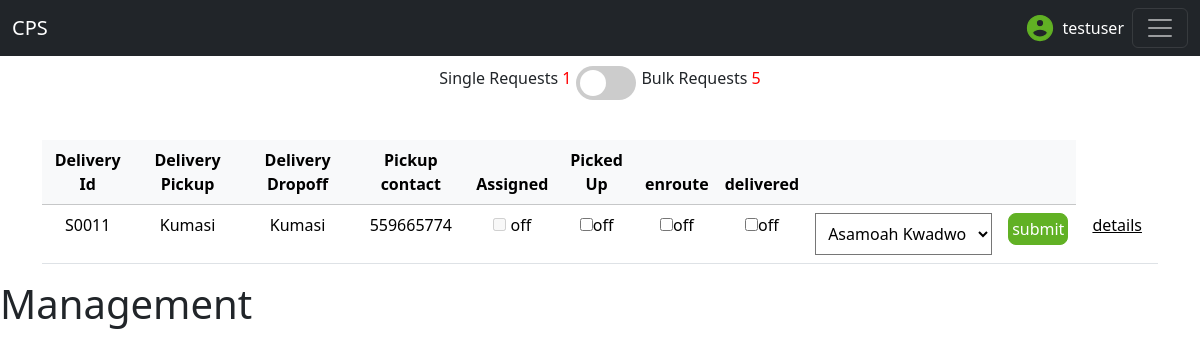
Before: /requestmanagement/ (signed in) with the older database file.
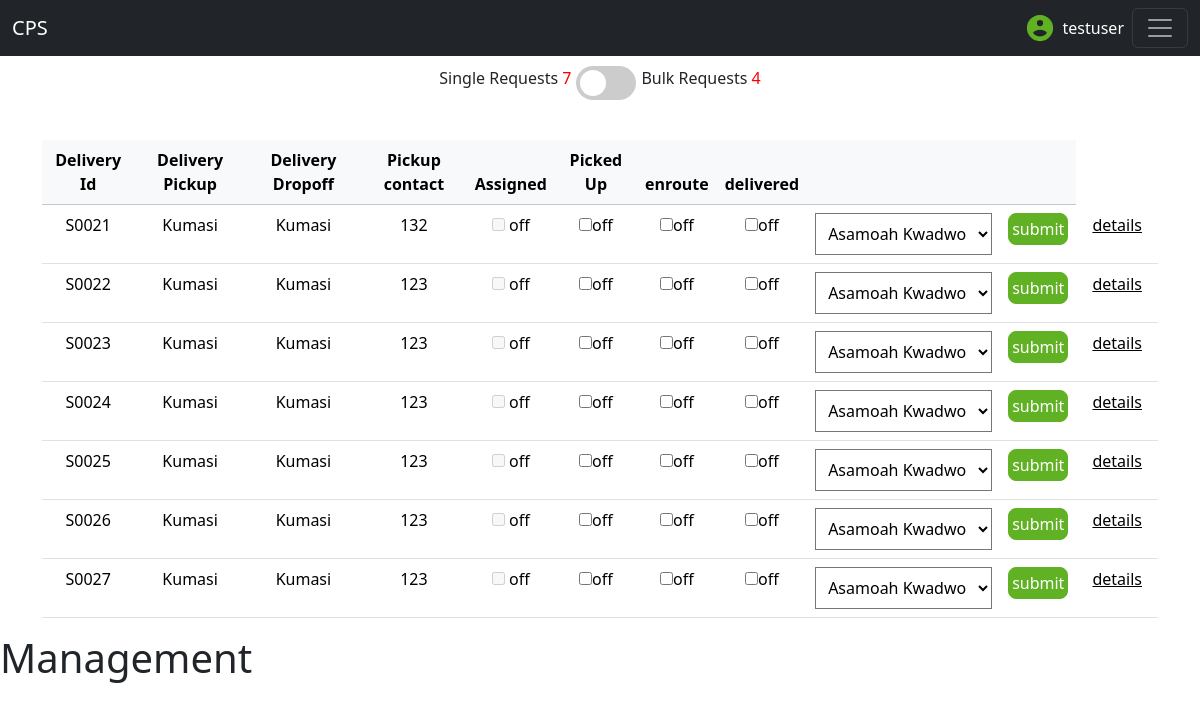
After: the same page with the newer database file.
### delivery/models.py (models this page shows)
class DeliveryRequest(models.Model):
    class DeliveryLocations(models.TextChoices):
        KUMASI = 'Kumasi', 'Kumasi'
        CAPE_COAST = 'Cape Coast', 'Cape Coast'
        TAKORADI = 'Takoradi', 'Takoradi'
        KOFORIDUA = 'Koforidua', 'Koforidua'
        HO = 'Ho', 'Ho'
        SUNYANI = 'Sunyani', 'Sunyani'
        TARKWA = 'Tarkwa', 'Tarkwa'
        OBUASI = 'Obuasi', 'Obuasi'
        AKOSOMBO = 'Akosombo', 'Akosombo'
        TECHIMAN = 'Techiman', 'Techiman'
        NSAWAM = 'Nsawam', 'Nsawam'
        NKWAKAW = 'Nkwakaw', 'Nkwakaw'
        WINNEBA = 'Winneba', 'Winneba'
        MANKESSIM = 'Mankessim', 'Mankessim'
        SUHUM = 'Suhum', 'Suhum'
        KONONGO = 'Konongo', 'Konongo'
    class PickupLocations(models.TextChoices):
        KUMASI = 'Kumasi', 'Kumasi'
    user = models.ForeignKey(User,on_delete=models.CASCADE,null=True,blank=True)
    unique_id = models.UUIDField(default=uuid.uuid4,editable=False,unique=True)
    orderQuantity = models.PositiveIntegerField()
    product = models.CharField(max_length=255,null=True,blank=True)
    pickupNumber = models.PositiveIntegerField()
    deliveryPoint = models.CharField(max_length=10,choices=DeliveryLocations.choices,default=DeliveryLocations.KUMASI)
    dropoffLocation = models.CharField(max_length=255,null=True)
    dropoffNumber = models.PositiveIntegerField()
    dropoffName = models.CharField(max_length=255,null=True)
    pickupPoint = models.CharField(max_length=10, choices=PickupLocations.choices,default=PickupLocations.KUMASI)
    pickupLocation = models.CharField(max_length=255,null=True)
    additionalInfo = models.TextField(blank=True,null=True)
    delivered = models.BooleanField(default=False)
    assigned = models.BooleanField(default=False)
    enroute = models.BooleanField(default=False)
    pickedUp = models.BooleanField(default=False)
    rider = models.ForeignKey(Rider,on_delete=models.SET_DEFAULT,related_name='assignments',default=None,null=True,blank=True)
    restaurantOrder = models.OneToOneField(RestaurantOrder,default=None,null=True,blank=True,on_delete=models.CASCADE)
    @property
    def id_curator(self):
        id_value = str(self.id)
        start = ''
        if len(id_value) < 4:
            for i in range(4-len(id_value)):
                start += '0'
            return 'S'+str(start+id_value)
        else:
            return 'S'+str(id_value)

class Rider(models.Model):
    unique_id = models.UUIDField(default=uuid.uuid4,editable=False,unique=True)
    name = models.CharField(max_length=255)
    phone = models.PositiveIntegerField()
    assigned = models.BooleanField(default=False)
    user = models.OneToOneField(User,on_delete=models.CASCADE,default=None,null=True)
    def __str__(self):
        return f'{self.name}'

### adminConsole/views.py (the view, shortened to what this page needs)
# urls.py: path('requestmanagement/',requestManagementConsole,name='requestManagement'),
@login_required(login_url='/login/')
def requestManagementConsole(request):
    DeliveryRequests = DeliveryRequest.objects.filter(delivered=False)
    BulkDeliveryRequests = BulkDeliveryRequest.objects.filter(delivered=False)
    riders = Rider.objects.all()
    print(DeliveryRequests)
    context ={
        'DeliveryRequests':DeliveryRequests,
        'BulkDeliveryRequests':BulkDeliveryRequests,
        'riders':riders,
    }
    return render(request,'html/requestsManagementConsole.html',context)

### adminConsole/templatetags/adminConsole_extras.py (called while the page is built)
@register.filter
def split(arg1,arg2):
    return arg1[0:arg2]

### delivery/models.py (called while the page is built)
    @property
    def id_curator(self):
        id_value = str(self.id)
        start = ''
        if len(id_value) < 4:
            for i in range(4-len(id_value)):
                start += '0'
            return 'B'+str(start+id_value)
        else:
            return 'B'+str(id_value)

### adminConsole/templates/html/requestsManagementConsole.html (shortened to what this page needs)
{% load static %}
{% load adminConsole_extras %}
<!DOCTYPE html>
<html lang="en">
<head>
    <link href="https://cdn.jsdelivr.net/npm/bootstrap@5.3.3/dist/css/bootstrap.min.css" rel="stylesheet"
>
</head>
<body>
            <nav class="navbar navbar-dark bg-dark">
                <div class="container-fluid">
                    <a class="navbar-brand" href="#">CPS</a>
                    <div style="display: flex; align-items: center; gap: 8px;">
                        <span style="color:white;">{{request.user}}</span>
                        <button class="navbar-toggler" type="button" data-bs-toggle="offcanvas"
                            data-bs-target="#offcanvasDarkNavbar" aria-controls="offcanvasDarkNavbar"
                            aria-label="Toggle navigation">
                            <span class="navbar-toggler-icon"></span>
                        </button>
                    </div>
                </div>
            </nav>
        <div class="container" style="display: flex; justify-content: center;">
            <div style="display: flex; justify-content: center; padding: 10px;">
                <span style="padding-right: 5px;">Single Requests <span style="color: red;">{{DeliveryRequests.count}}</span></span>
                <label class="switch">
                    <span class="slider round"></span>
                </label>
                <span style="padding-left: 5px;">Bulk Requests <span style="color: red;">{{BulkDeliveryRequests.count}}</span></span>
            </div>
        </div>
    <div class="table-responsive container" style="margin-top: 30px;" id="single">
        <table class="table" >
            <thead class="table-light" style="text-align: center;">
                <th>Delivery Id</th>
                <th>Delivery Pickup</th>
                <th>Delivery Dropoff</th>
                <th>Pickup contact</th>
                <th>Assigned</th>
                <th>Picked Up</th>
                <th>enroute</th>
                <th>delivered</th>
                <th></th>
                <th></th>
            </thead>
            <tbody class="table" style="text-align: center;">
                {% for data in DeliveryRequests %}
                <form action="" method="POST">
                <tr>
                     <td>{{data.id_curator}}</td>
                    <td>{{data.pickupPoint}}</td>
                    <td>{{data.deliveryPoint}}</td>
                    <td>{{data.pickupNumber}}</td>
                    <td>
                        {% if data.assigned == False %}
                            <input type="checkbox" name="assigned" disabled> off
                        {% else %}
                            <input type="checkbox" name="assigned" checked disabled style="background-color: blue;">on
                        {% endif %}
                    </td>
                    <td>
                        {% if data.pickedUp == False %}
                        <input type="checkbox" name="pickedUp" >off
                    {% else %}
                        <input type="checkbox" name="pickedUp" checked>on
                    {% endif %}
                    </td>
                    <td>
                        {% if data.enroute == False %}
                        <input type="checkbox" name="enroute" >off
                    {% else %}
                        <input type="checkbox" name="enroute" checked>on
                    {% endif %}
                    </td>
                    <td>
                        {% if data.delivered == False %}
                        <input type="checkbox" name="delivered" >off
                    {% else %}
                        <input type="checkbox" name="delivered" checked>on
                    {% endif %}
                    </td>
                    <td>
                        {% if data.rider %}
                        {{data.rider}}
                        {% else %}
                            {% for rider in riders %}
                                                <select name="rider" id="">
                                                    <option value="{{rider.unique_id}}">{{rider}}</option>
                                                </select>
                            {% endfor %}
                        {% endif %}
                    </td>
                    <td><input  type="submit" style="background-color:#61b124; padding: 3px; border: 1px solid #61b124;
                    border-radius: 0.5rem; color: white; " name="updateSingleOrder" value="submit" ></td>
                    <td><a href="{% url 'managementUpdate' data.unique_id %}">details</a></td>
                </form>
                {% endfor %}
            </tbody>
          </table>
    </div>
</body>
<h1>Management</h1>
</html>

Changed rows visible on the page:
removed DeliveryRequest: id_curator "S0011", pickupPoint "Kumasi", deliveryPoint "Kumasi", pickupNumber "559665774", Rider (rider "Asamoah Kwadwo")
added DeliveryRequest: id_curator "S0021", pickupPoint "Kumasi", deliveryPoint "Kumasi", pickupNumber "132", Rider (rider "Asamoah Kwadwo")
added DeliveryRequest: id_curator "S0022", pickupPoint "Kumasi", deliveryPoint "Kumasi", pickupNumber "123", Rider (rider "Asamoah Kwadwo")
added DeliveryRequest: id_curator "S0023", pickupPoint "Kumasi", deliveryPoint "Kumasi", pickupNumber "123", Rider (rider "Asamoah Kwadwo")
added DeliveryRequest: id_curator "S0024", pickupPoint "Kumasi", deliveryPoint "Kumasi", pickupNumber "123", Rider (rider "Asamoah Kwadwo")
added DeliveryRequest: id_curator "S0025", pickupPoint "Kumasi", deliveryPoint "Kumasi", pickupNumber "123", Rider (rider "Asamoah Kwadwo")
added DeliveryRequest: id_curator "S0026", pickupPoint "Kumasi", deliveryPoint "Kumasi", pickupNumber "123", Rider (rider "Asamoah Kwadwo")
added DeliveryRequest: id_curator "S0027", pickupPoint "Kumasi", deliveryPoint "Kumasi", pickupNumber "123", Rider (rider "Asamoah Kwadwo")
Other visible differences:
{{ DeliveryRequests.count }}: "1" → "7"
{{ BulkDeliveryRequests.count }}: "5" → "4"
